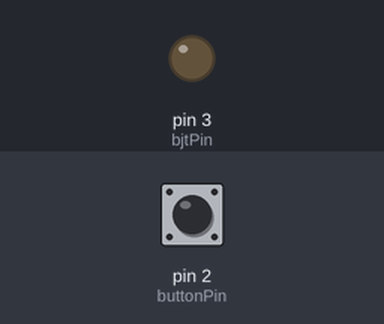
Simulated run of this sketch. Board: Arduino Uno, built with avr-gcc and run on an emulated ATmega328P. Shown: output pins drawn as LEDs (lit = HIGH). Inputs (shaded band) come from the test bench; at power-on: pin 2 (buttonPin) HIGH.

Above: at 1.2 s.
1.3 s: pin 2 (buttonPin) pulled LOW for 0.15 s
At 2.0 s:
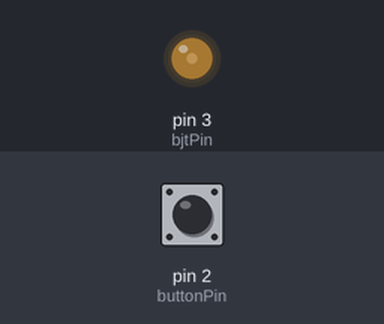
2.9 s: pin 2 (buttonPin) pulled LOW for 1 s
At 4.4 s:
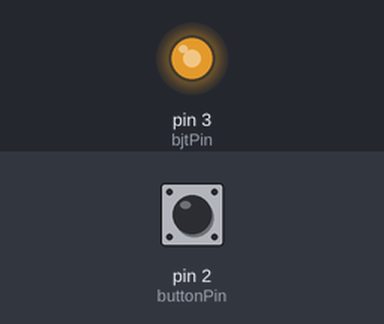
5.4 s: pin 2 (buttonPin) pulled LOW for 0.15 s
At 6.3 s:
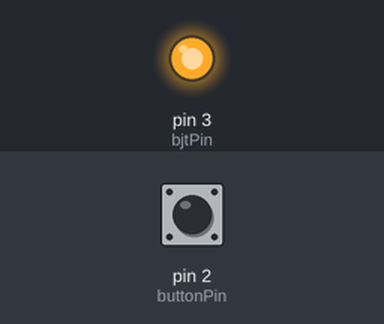
Timing chart, 0 to 8.4 s (numbered marks = the images above; inputs shaded):
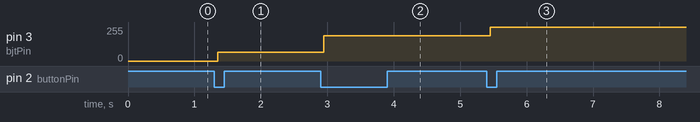

The sketch:

variable_brightness_led_lamp.ino
```cpp
const int bjtPin = 3;      // PWM output to BJT base
const int buttonPin = 2;   // Pushbutton input

// PWM values corresponding to 0%, 25%, 75%, and 100%
const int brightnessLevels[] = {0, 64, 191, 255};
const int numLevels = 4;

int currentLevel = 0;

// Button state tracking
int lastButtonState = HIGH;
int buttonState = HIGH;

// Debouncing
unsigned long lastDebounceTime = 0;
const unsigned long debounceDelay = 50;

void setup() {
  pinMode(bjtPin, OUTPUT);
  pinMode(buttonPin, INPUT_PULLUP);

  // Start with LED off
  analogWrite(bjtPin, brightnessLevels[currentLevel]);
}

void loop() {
  int reading = digitalRead(buttonPin);

  // Button input changed - restart debounce timer
  if (reading != lastButtonState) {
    lastDebounceTime = millis();
  }

  // Only accept the change if it remains stable
  if ((millis() - lastDebounceTime) > debounceDelay) {

    if (reading != buttonState) {
      buttonState = reading;

      // Button has just been pressed
      if (buttonState == LOW) {
        currentLevel++;

        // Return to 0% after 100%
        if (currentLevel >= numLevels) {
          currentLevel = 0;
        }

        analogWrite(bjtPin, brightnessLevels[currentLevel]);
      }
    }
  }

  lastButtonState = reading;
}
```

Measured:
- after the input at 1.3 s, pin 3 (bjtPin): 0/255 → 64/255 after 0.05 s
- after the input at 2.9 s, pin 3 (bjtPin): 64/255 → 191/255 after 0.05 s
- after the input at 5.4 s, pin 3 (bjtPin): 191/255 → 255/255 after 0.05 s
